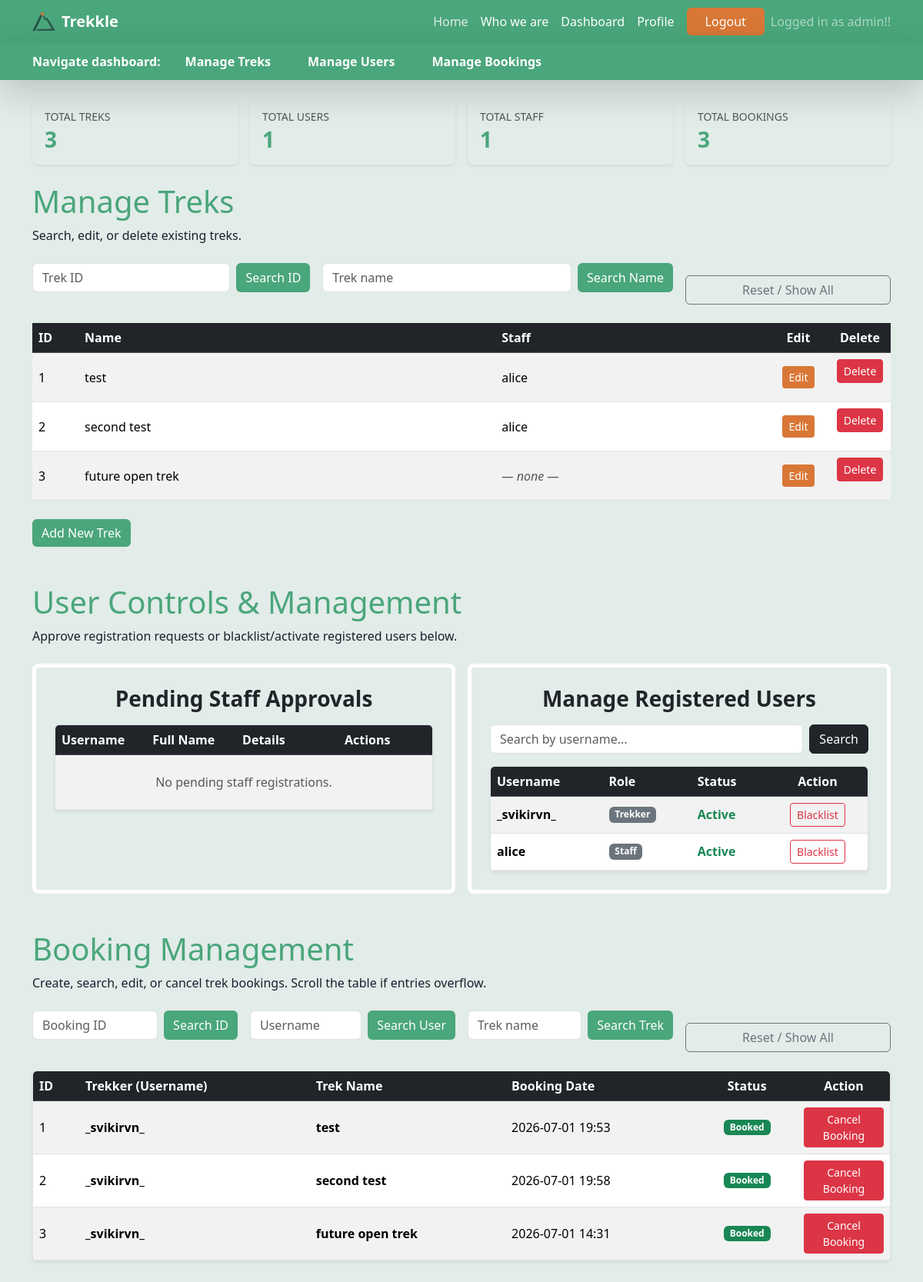
The app's page /admin/dashboard (signed in), older data.
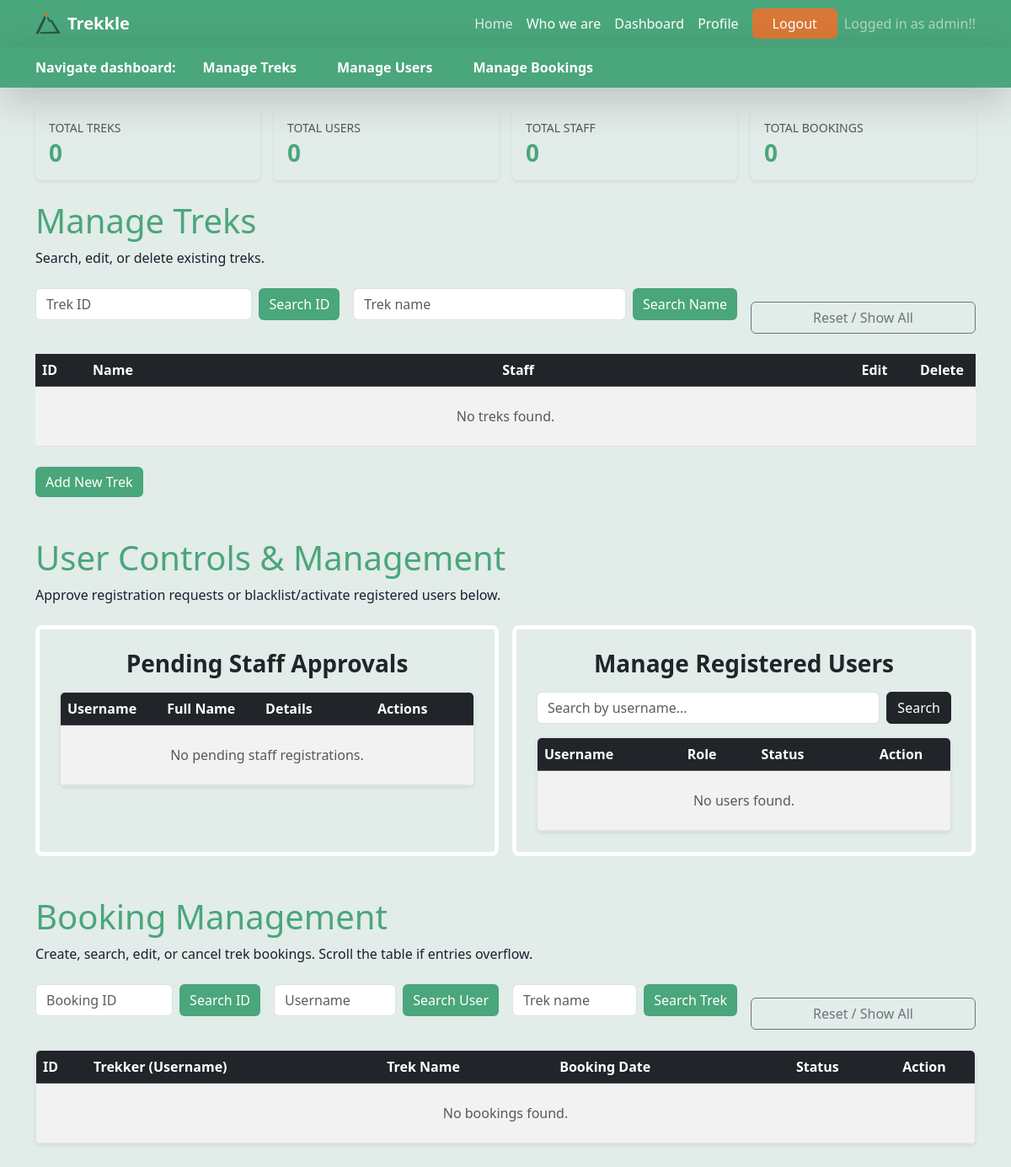
The same page, newer data.
### models.py (models this page shows)
class Treks(db.Model):
    id = db.Column(db.Integer, primary_key=True)
    name = db.Column(db.String(150), nullable=False)
    location = db.Column(db.String(150), nullable=False)
    description = db.Column(db.Text)
    difficulty = db.Column(db.String(20), nullable=False)
    duration_days = db.Column(db.Integer, nullable=False)
    total_slots = db.Column(db.Integer, nullable=False)
    available_slots = db.Column(db.Integer, nullable=False)
    start_date = db.Column(db.Date, nullable=False)
    end_date = db.Column(db.Date, nullable=False)
    status = db.Column(db.String(20), nullable=False, default="Open")
    trek_updates = db.Column(db.String(250), default="As Scheduled")
    created_at = db.Column(db.DateTime, default=lambda: datetime.now(timezone.utc))

class User(UserMixin, db.Model):
    id = db.Column(db.Integer, primary_key=True)
    username = db.Column(db.String(150), unique=True, nullable=False)
    email = db.Column(db.String(150), unique=True, nullable=False)
    password_hash = db.Column(db.String(255), nullable=False)
    full_name = db.Column(db.String(150), nullable=False)
    phone = db.Column(db.String(20))
    role = db.Column(db.String(20), nullable=False, default="trekker")
    status = db.Column(db.String(20), nullable=False, default="pending")
    created_at = db.Column(db.DateTime, default=lambda: datetime.now(timezone.utc))

class Booking(db.Model):
    id = db.Column(db.Integer, primary_key=True)
    user_id = db.Column(db.Integer, db.ForeignKey("user.id", ondelete="CASCADE"), nullable=False)
    trek_id = db.Column(db.Integer, db.ForeignKey("treks.id", ondelete="CASCADE"), nullable=False)
    booking_date = db.Column(db.DateTime, default=lambda: datetime.now(timezone.utc))
    status = db.Column(db.String(20), nullable=False, default="Booked")

### admin.py (the view)
@admin_bp.route('/admin/dashboard')
@login_required
@admin_required
def admin_dashboard():
    search_id   = request.args.get('search_id', '').strip()
    search_name = request.args.get('search_name', '').strip()
    query = Treks.query
    if search_id:
        try:
            query = query.filter(Treks.id == int(search_id))
        except ValueError:
            flash('Invalid Trek ID format.', 'error')
    elif search_name:
        query = query.filter(Treks.name.ilike(f'%{search_name}%'))
    treks = query.order_by(Treks.id).all()
    staff_map = {}
    assignments = db.session.query(StaffAssignment, User).join(
        User, StaffAssignment.staff_assigned == User.id
    ).all()
    for assignment, staff_user in assignments:
        staff_map[assignment.trek_id] = staff_user.username
    staff_list = User.query.filter_by(role='Staff', status='active').all()
    pending_staff = User.query.filter_by(role='Staff', status='pending').order_by(User.id).all()
    user_search = request.args.get('user_search', '').strip()
    u_query = User.query.filter(User.id != current_user.id) # exclude current admin
    if user_search:
        u_query = u_query.filter(User.username.ilike(f'%{user_search}%'))
    all_users = u_query.order_by(User.username).all()
    search_booking_id = request.args.get('search_booking_id', '').strip()
    search_username   = request.args.get('search_username', '').strip()
    search_trek_name  = request.args.get('search_trek_name', '').strip()
    b_query = db.session.query(Booking, User, Treks).join(
        User, Booking.user_id == User.id
    ).join(
        Treks, Booking.trek_id == Treks.id
    )
    if search_booking_id:
        try:
            b_query = b_query.filter(Booking.id == int(search_booking_id))
        except ValueError:
            flash('Invalid Booking ID format.', 'error')
    elif search_username:
        b_query = b_query.filter(User.username.ilike(f'%{search_username}%'))
    elif search_trek_name:
        b_query = b_query.filter(Treks.name.ilike(f'%{search_trek_name}%'))
    bookings_data = b_query.order_by(Booking.id).all()
    trekker_list = User.query.filter_by(role='Trekker').all()
    trek_list = Treks.query.all()
    total_treks = Treks.query.count()
    total_users = User.query.filter_by(role='Trekker').count()
    total_staffs = User.query.filter_by(role='Staff').count()
    total_bookings = Booking.query.count()
    return render_template(
        'admin.html',
        user=current_user,
        treks=treks,
        staff_map=staff_map,
        staff_list=staff_list,
        search_id=search_id,
        search_name=search_name,
        pending_staff=pending_staff,
        all_users=all_users,
        user_search=user_search,
        bookings_data=bookings_data,
        trekker_list=trekker_list,
        trek_list=trek_list,
        search_booking_id=search_booking_id,
        search_username=search_username,
        search_trek_name=search_trek_name,
        total_treks=total_treks,
        total_users=total_users,
        total_staffs=total_staffs,
        total_bookings=total_bookings
    )

### admin.py (called while the page is built)
def admin_required(f):
    @wraps(f)
    def wrapped(*args, **kwargs):
        if current_user.role != 'Admin':
            from flask import abort
            abort(403)
        return f(*args, **kwargs)
    return wrapped

### app.py (called while the page is built)
@login_manager.user_loader
def load_user(user_id):
    return(User.query.get(int(user_id)))

### templates/admin.html (shortened to what the changed rows need)
{%extends "base.html"%}
{%block content%}
<div class="container py-4">
    <div class="row g-3 mb-4">
        <div class="col-md-3">
            <div class="card bg-trekkle-accent border-0 shadow-sm">
                <div class="card-body py-3">
                    <h6 class="text-uppercase text-muted small mb-1">total treks</h6>
                    <h3 class="fw-bold mb-0 text-trekkle-primary">{{ total_treks }}</h3>
                </div>
            </div>
        </div>
        <div class="col-md-3">
            <div class="card bg-trekkle-accent border-0 shadow-sm">
                <div class="card-body py-3">
                    <h6 class="text-uppercase text-muted small mb-1">total users</h6>
                    <h3 class="fw-bold mb-0 text-trekkle-primary">{{ total_users }}</h3>
                </div>
            </div>
        </div>
        <div class="col-md-3">
            <div class="card bg-trekkle-accent border-0 shadow-sm">
                <div class="card-body py-3">
                    <h6 class="text-uppercase text-muted small mb-1">total staff</h6>
                    <h3 class="fw-bold mb-0 text-trekkle-primary">{{ total_staffs }}</h3>
                </div>
            </div>
        </div>
        <div class="col-md-3">
            <div class="card bg-trekkle-accent border-0 shadow-sm">
                <div class="card-body py-3">
                    <h6 class="text-uppercase text-muted small mb-1">total bookings</h6>
                    <h3 class="fw-bold mb-0 text-trekkle-primary">{{ total_bookings }}</h3>
                </div>
            </div>
        </div>
    </div>
    <h1 class="mb-2 text-trekkle-primary" id="treks-section">Manage Treks</h1>
    <div style="max-height: 420px; overflow-y: auto;">
        <table class="table table-hover table-striped align-middle mb-0" id="treks_table">
            <thead class="table-dark">
                <tr>
                    <th style="width:60px">ID</th>
                    <th>Name</th>
                    <th>Staff</th>
                    <th style="width:80px" class="text-center">Edit</th>
                    <th style="width:80px" class="text-center">Delete</th>
                </tr>
            </thead>
            <tbody>
                {% if treks %}
                {% for trek in treks %}
                <tr>
                    <td>{{ trek.id }}</td>
                    <td>{{ trek.name }}</td>
                    <td>
                        {% if staff_map.get(trek.id) %}
                        {{ staff_map[trek.id] }}
                        {% else %}
                        <span class="text-muted fst-italic">— none —</span>
                        {% endif %}
                    </td>
                    <td class="text-center">
                        <button class="btn btn-sm btn-trekkle-cta" data-bs-toggle="modal"
                            data-bs-target="#editModal{{ trek.id }}" title="Edit trek">
                            Edit
                        </button>
                    </td>
                    <td class="text-center">
                        <form method="POST" action="{{ url_for('admin_bp.delete_trek', trek_id=trek.id) }}">
                            <button type="submit" class="btn btn-sm btn-danger" title="Delete trek">
                                Delete
                            </button>
                        </form>
                    </td>
                </tr>
                {% endfor %}
                {% else %}
                <tr>
                    <td colspan="5" class="text-center text-muted py-4">No treks found.</td>
                </tr>
                {% endif %}
            </tbody>
        </table>
    </div>
    <h1 class="mb-2 text-trekkle-primary mt-5" id="users-section">User Controls & Management</h1>
    <div class="row g-3 mb-4" id="user_control_section">
        <div class="col-12 col-md-6">
            <div class="card bg-trekkle-accent border border-white border-5 rounded-3 p-4 h-100">
                <div style="max-height: 420px; overflow-y: auto;" class="bg-white rounded border shadow-sm">
                    <table class="table table-hover table-striped align-middle mb-0">
                        <thead class="table-dark" style="position: sticky; top: 0; z-index: 1;">
                            <tr>
                                <th>Username</th>
                                <th>Full Name</th>
                                <th>Details</th>
                                <th class="text-center" style="min-width: 140px;">Actions</th>
                            </tr>
                        </thead>
                    </table>
                </div>
            </div>
        </div>
        <div class="col-12 col-md-6">
            <div class="card bg-trekkle-accent border border-white border-5 rounded-3 p-4 h-100">
                <div style="max-height: 420px; overflow-y: auto;" class="bg-white rounded border shadow-sm">
                    <table class="table table-hover table-striped align-middle mb-0">
                        <thead class="table-dark" style="position: sticky; top: 0; z-index: 1;">
                            <tr>
                                <th>Username</th>
                                <th>Role</th>
                                <th>Status</th>
                                <th class="text-center">Action</th>
                            </tr>
                        </thead>
                        <tbody>
                            {% if all_users %}
                            {% for u in all_users %}
                            <tr>
                                <td><strong>{{ u.username }}</strong></td>
                                <td><span class="badge bg-secondary">{{ u.role }}</span></td>
                                <td>
                                    {% if u.status == 'active' %}
                                    <span class="text-success fw-bold">Active</span>
                                    {% elif u.status == 'blacklisted' %}
                                    <span class="text-danger fw-bold">Blacklisted</span>
                                    {% else %}
                                    <span class="text-warning fw-bold">{{ u.status|capitalize }}</span>
                                    {% endif %}
                                </td>
                                <td class="text-center">
                                    {% if u.status == 'blacklisted' %}
                                    <form method="POST"
                                        action="{{ url_for('admin_bp.update_user_status', user_id=u.id, new_status='active') }}"
                                        class="mb-0">
                                        <button type="submit" class="btn btn-sm btn-outline-success py-1">Approve /
                                            Activate</button>
                                    </form>
                                    {% else %}
                                    <form method="POST"
                                        action="{{ url_for('admin_bp.update_user_status', user_id=u.id, new_status='blacklisted') }}"
                                        class="mb-0">
                                        <button type="submit"
                                            class="btn btn-sm btn-outline-danger py-1">Blacklist</button>
                                    </form>
                                    {% endif %}
                                </td>
                            </tr>
                            {% endfor %}
                            {% else %}
                            <tr>
                                <td colspan="4" class="text-center text-muted py-4">No users found.</td>
                            </tr>
                            {% endif %}
                        </tbody>
                    </table>
                </div>
            </div>
        </div>
    </div>
    <h1 class="mb-2 text-trekkle-primary mt-5" id="bookings-section">Booking Management</h1>
    <div style="max-height: 420px; overflow-y: auto;" class="bg-white rounded border shadow-sm mb-4">
        <table class="table table-hover table-striped align-middle mb-0" id="bookings_table">
            <thead class="table-dark" style="position: sticky; top: 0; z-index: 1;">
                <tr>
                    <th style="width:60px">ID</th>
                    <th>Trekker (Username)</th>
                    <th>Trek Name</th>
                    <th>Booking Date</th>
                    <th class="text-center">Status</th>
                    <th style="width:120px" class="text-center">Action</th>
                </tr>
            </thead>
            <tbody>
                {% if bookings_data %}
                {% for booking, trekker, trek in bookings_data %}
                <tr>
                    <td>{{ booking.id }}</td>
                    <td>
                        <strong>{{ trekker.username }}</strong><br>
                    </td>
                    <td>
                        <strong>{{ trek.name }}</strong><br>
                    </td>
                    <td>
                        {{ booking.booking_date.strftime('%Y-%m-%d %H:%M') }}
                    </td>
                    <td class="text-center">
                        {% if booking.status == 'Booked' %}
                        <span class="badge bg-success">Booked</span>
                        {% elif booking.status == 'Cancelled' %}
                        <span class="badge bg-danger">Cancelled</span>
                        {% else %}
                        <span class="badge bg-secondary">{{ booking.status }}</span>
                        {% endif %}
                    </td>
                    <td class="text-center">
                        {% if booking.status == 'Booked' %}
                        <form method="POST" action="{{ url_for('admin_bp.cancel_booking', booking_id=booking.id) }}"
                            onsubmit="return confirm('Are you sure you want to cancel Booking #{{ booking.id }}?');"
                            class="mb-0">
                            <button type="submit" class="btn btn-sm btn-danger py-1" title="Cancel booking">
                                Cancel Booking
                            </button>
                        </form>
                        {% else %}
                        <span class="text-muted fst-italic">No action</span>
                        {% endif %}
                    </td>
                </tr>
                {% endfor %}
                {% else %}
                <tr>
                    <td colspan="6" class="text-center text-muted py-4">No bookings found.</td>
                </tr>
                {% endif %}
            </tbody>
        </table>
    </div>
</div>
{%endblock%}

Row changes from the older to the newer data that the page shows:
removed Treks: id "1", name "test"
removed User: username "alice", role "Staff", status "Active"
removed Treks: id "2", name "second test"
removed Treks: id "3", name "future open trek", shows "— none —"
removed User: username "_svikirvn_", role "Trekker", status "Active"
removed Booking: id "1", username "_svikirvn_", name "test", booking_date "2026-07-01 19:53", status "Booked"
removed Booking: id "2", username "_svikirvn_", name "second test", booking_date "2026-07-01 19:58", status "Booked"
removed Booking: id "3", username "_svikirvn_", name "future open trek", booking_date "2026-07-01 14:31", status "Booked"
Text that changed along with them:
{{ total_treks }}: "3" → "0"
{{ total_users }}: "1" → "0"
{{ total_staffs }}: "1" → "0"
{{ total_bookings }}: "3" → "0"
text now shown: "No treks found. No users found. No bookings found."
